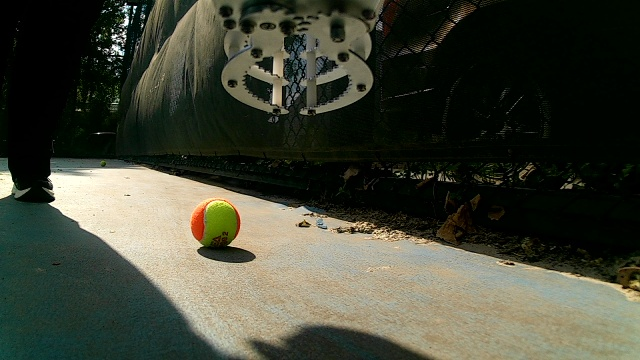
#> input picture deploy_package/test.jpg, 640 x 360 px
$ python preprocess.py --input test.jpg --output out.png
#> lines starting #> are read from the running program, lines starting #| are printed output that depends on the picture
import cv2
import numpy as np
import argparse

parser = argparse.ArgumentParser()
parser.add_argument('--input', type=str, required=True, help='输入图片路径')
parser.add_argument('--output', type=str, required=True, help='输出bin文件路径')
args = parser.parse_args()

img = cv2.imread(args.input)
#> img is the input picture: shape (360, 640, 3); mean B, G, R 55.4, 69.2, 66.6
img = cv2.resize(img, (640, 640))
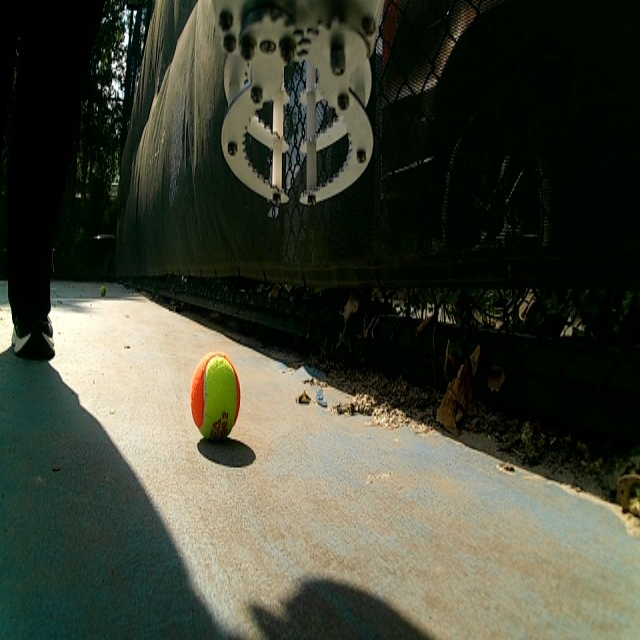
#> img: shape (640, 640, 3); mean B, G, R 55.4, 69.1, 66.5
img = cv2.cvtColor(img, cv2.COLOR_BGR2RGB)
img = img.transpose(2, 0, 1)  # HWC to CHW
img = img.astype(np.float32) / 255.0
img = np.expand_dims(img, 0)  # 增加batch维
img.tofile(args.output)
